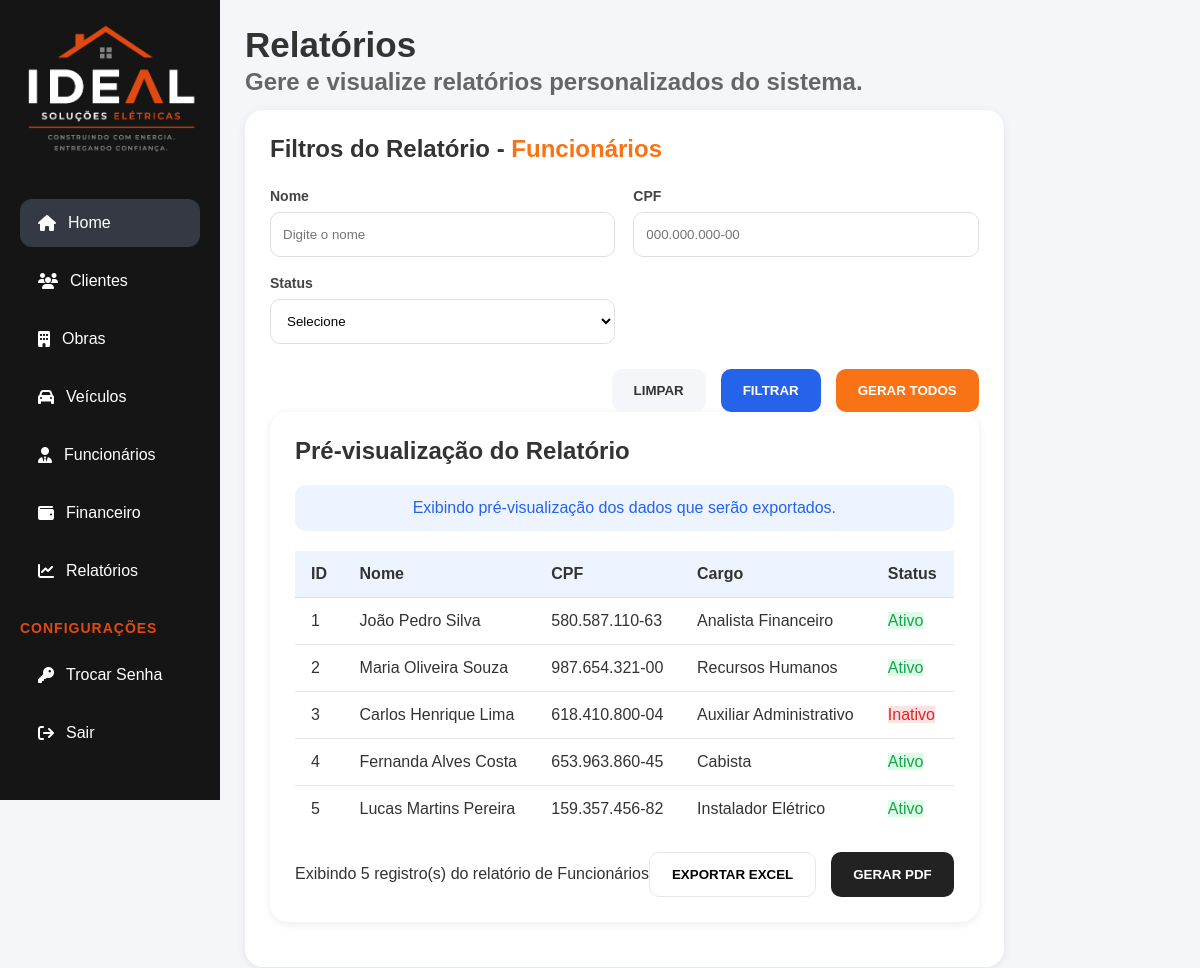
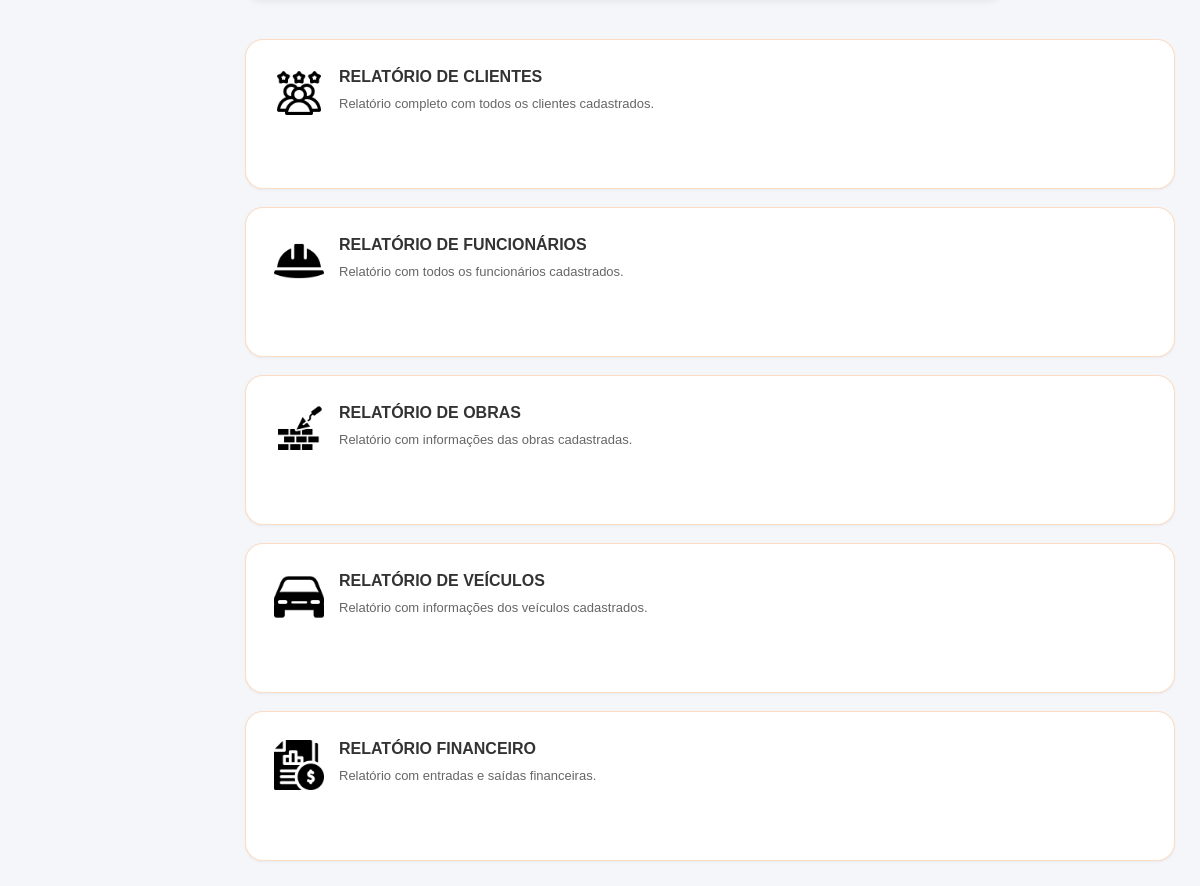
Screenshot of /public/index.php?url=relatorios (signed in) with the database file from the repository (2 pictures, top to bottom).
### tables this page shows
CREATE TABLE funcionario (
    idFuncionario INT AUTO_INCREMENT PRIMARY KEY,
    nome VARCHAR(100) NOT NULL,
    dataNascimento DATE NOT NULL,
    sexo ENUM('Masculino', 'Feminino', 'Outro'),
    naturalidade VARCHAR(100),
    estadoNascimento VARCHAR(10),
    cpf CHAR(11) UNIQUE NOT NULL,
    tipoLogradouro VARCHAR(15) NOT NULL,
    nomeLogradouro VARCHAR(100) NOT NULL,
    numero VARCHAR(6) NOT NULL,
    complemento VARCHAR(30),
    cidade VARCHAR(100),
    cep CHAR(8),
    estado CHAR(2),
    email VARCHAR(150) NOT NULL,
    cargoFuncao VARCHAR(100),
    tipoContrato ENUM('CLT', 'CONTRATO TEMPORARIO', 'PESSOA JURÍDICA', 'TERCEIRIZADO') NOT NULL,
    dataAdmissao DATE,
    dataDesligamento DATE,
    feriasProgramadas DATE,
    agencia VARCHAR(5),
    conta VARCHAR(15),
  tipoConta ENUM('CORRENTE', 'POUPANCA', 'SALARIO'),
    chavePix VARCHAR(77),
    status ENUM('ativo', 'inativo') NOT NULL DEFAULT 'ativo',
    observacoes TEXT
);

### app/Views/relatorios/index.php (the view, shortened to what the rows shown need)
<?php
require_once __DIR__ . '/../includes/header.php';
?>
<link rel="stylesheet" href="/ideal/public/assets/css/variables.css">
<link rel="stylesheet" href="/ideal/public/assets/css/base.css">
<link rel="stylesheet" href="/ideal/public/assets/css/component.css">
<link rel="stylesheet" href="/ideal/public/assets/css/forms.css">
<link rel="stylesheet" href="/ideal/public/assets/css/alerts.css">
<link rel="stylesheet" href="/ideal/public/assets/css/tables.css">
<link rel="stylesheet" href="/ideal/public/assets/css/dashboard.css">
<link rel="stylesheet" href="/ideal/public/assets/css/relatorios.css?v=<?= time() ?>">
</head>
<body>
    <div class="dashboard-container">
        <main class="main-content">
            <div class="relatorios-container">
                <div class="titulo-pagina">
                    <h1>Relatórios</h1>
                </div>
                <div class="conteudo-relatorios">
                    <section class="painel-relatorio">
                        <div class="card card-filtros">
                            <h2>
                                Filtros do Relatório -
                                <span><?= $tipoSelecionado ?></span>
                            </h2>
                            <div class="card card-preview">
                                <h2>
                                    Pré-visualização do Relatório
                                </h2>
                                <div class="tabela-container">
                                    <div class="table-container">
                                        <table class="table">
                                            <thead>
                                                <?php if ($relatorio == 'clientes'): ?>
                                                    <tr>
                                                        <th>ID</th>
                                                        <th>Nome</th>
                                                        <th>CPF</th>
                                                        <th>CNPJ</th>
                                                    </tr>
                                                <?php elseif ($relatorio == 'funcionarios'): ?>
                                                    <tr>
                                                        <th>ID</th>
                                                        <th>Nome</th>
                                                        <th>CPF</th>
                                                        <th>Cargo</th>
                                                        <th>Status</th>
                                                    </tr>
                                                <?php endif; ?>
                                            </thead>
                                            <tbody>
                                                <?php if (!empty($dados['dados'])): ?>
                                                    <?php foreach ($dados['dados'] as $linha): ?>
                                                        <tr>
                                                            <?php if ($relatorio == 'clientes'): ?>
                                                                <td><?= htmlspecialchars($linha['idCliente'] ?? '') ?></td>
                                                                <td><?= htmlspecialchars($linha['nomeCliente'] ?? '') ?></td>
                                                                <td><?= preg_replace(
                                                                    '/(\d{3})(\d{3})(\d{3})(\d{2})/',
                                                                    '$1.$2.$3-$4',
                                                                    $linha['cpf'] ?? ''
                                                                ) ?></td>
                                                                <td><?= preg_replace(
                                                                    '/(\d{2})(\d{3})(\d{3})(\d{4})(\d{2})/',
                                                                    '$1.$2.$3/$4-$5',
                                                                    $linha['cnpj'] ?? ''
                                                                ) ?>
                                                                </td>
                                                            <?php elseif ($relatorio == 'funcionarios'): ?>
                                                                <td><?= htmlspecialchars($linha['idFuncionario'] ?? '') ?></td>
                                                                <td><?= htmlspecialchars($linha['nome'] ?? '') ?></td>
                                                                <td><?= preg_replace(
                                                                    '/(\d{3})(\d{3})(\d{3})(\d{2})/',
                                                                    '$1.$2.$3-$4',
                                                                    $linha['cpf'] ?? ''
                                                                ) ?></td>
                                                                <td><?= htmlspecialchars($linha['cargoFuncao'] ?? '') ?></td>
                                                                <td>
                                                                    <?php $status = strtolower(trim($linha['status'] ?? '')); ?>
                                                                    <span class="status <?= $status ?>">
                                                                        <?= ucfirst($status) ?>
                                                                    </span>
                                                                </td>
                                                            <?php endif; ?>
                                                        </tr>
                                                    <?php endforeach; ?>
                                                <?php endif; ?>
                                            </tbody>
                                        </table>
                                    </div>
                                </div>
                    </section>
                </div>
            </div>
        </main>
    </div>
</body>
</html>

### rows the page displays
funcionario: idFuncionario "1", nome "João Pedro Silva", cpf "580.587.110-63", cargoFuncao "Analista Financeiro", status "Ativo"
funcionario: idFuncionario "2", nome "Maria Oliveira Souza", cpf "987.654.321-00", cargoFuncao "Recursos Humanos", status "Ativo"
funcionario: idFuncionario "3", nome "Carlos Henrique Lima", cpf "618.410.800-04", cargoFuncao "Auxiliar Administrativo", status "Inativo"
funcionario: idFuncionario "4", nome "Fernanda Alves Costa", cpf "653.963.860-45", cargoFuncao "Cabista", status "Ativo"
funcionario: idFuncionario "5", nome "Lucas Martins Pereira", cpf "159.357.456-82", cargoFuncao "Instalador Elétrico", status "Ativo"

### other values shown
$tipoSelecionado "Funcionários"
$dados['total'] "5"
